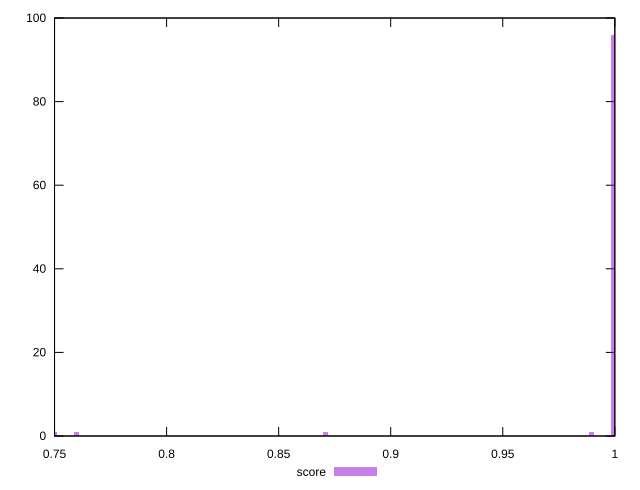

The script that saved this image:
reset

$score <<EOF
0.8709216306611685 1
0.7598475676203238 1
0.7497499255257015 1
0.9996665673676021 96
0.9895689252729798 1
EOF

set key outside below
set boxwidth 0.0025244105236555607
set xrange [0.75:1]
set yrange [0:100]
set trange [0:100]
set style fill transparent solid 0.5 noborder
set terminal svg size 640, 490 enhanced background rgb 'white'
set output "report/report_00029_2021-02-24T13-36-40.390Z/bootup-time/samples/agenda/score/histogram.svg"

plot $score title "score" with boxes

reset
